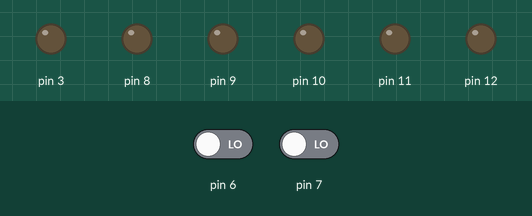
Bench run of a sketch on a simulated Arduino Uno, built with avr-gcc and run on an emulated ATmega328P. Parts: output pins drawn as LEDs (lit = HIGH). Inputs (shaded band) come from the test bench; at power-on: pin 6 LOW, pin 7 LOW.

Above: at 1.2 s.
1.3 s: pin 6 driven HIGH
At 2.5 s:
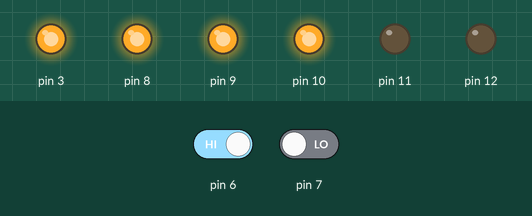
2.8 s: pin 7 driven HIGH
At 3.7 s:
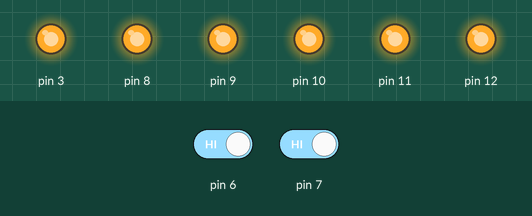
Timing chart, 0 to 5.8 s (numbered marks = the images above; inputs shaded):
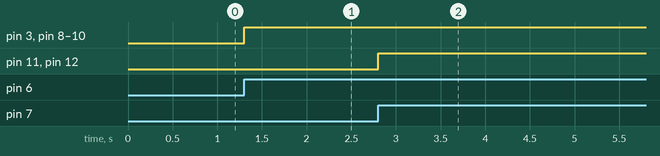

Measured:
- after the input at 1.3 s, pin 3, pin 8–10: LOW → HIGH at once
- after the input at 2.8 s, pin 11, pin 12: LOW → HIGH at once

The sketch:

_code.ino
```cpp
int countTeam1=0;
int countTeam2=0;

void setup()
{

  // SENSOR

  pinMode(6, INPUT);
  pinMode(7, INPUT);


  // LEDS
  pinMode(8, OUTPUT);
  pinMode(9, OUTPUT);
  pinMode(10, OUTPUT);
  pinMode(11, OUTPUT);
  pinMode(12, OUTPUT);
  pinMode(3., OUTPUT);


}

void loop()
{


  if(digitalRead(6)==HIGH)
  {
    countTeam1++;
  }


  if(digitalRead(7)==HIGH)
  {
    countTeam2++;
  }


if((countTeam2 ==1) || (countTeam1 ==1))
{
   digitalWrite(10, HIGH);
}

switch(countTeam1)
{
  case '4' :
                digitalWrite(8, HIGH);
                break;
  case '5' :    digitalWrite(9, HIGH);
                break;

}

switch(countTeam2)
{
  case '4' :
                digitalWrite(11, HIGH);
                break;
  case '5' :    digitalWrite(12, HIGH);
                break;

}

if((countTeam2 ==10) || (countTeam1 ==10))
{
   digitalWrite(3, HIGH);
}
}
```
